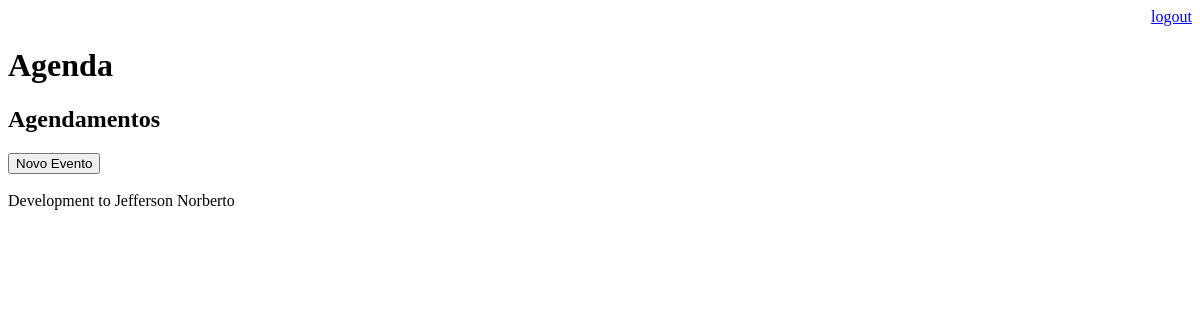
/agenda/ (signed in), run on an earlier commit of the app's database.
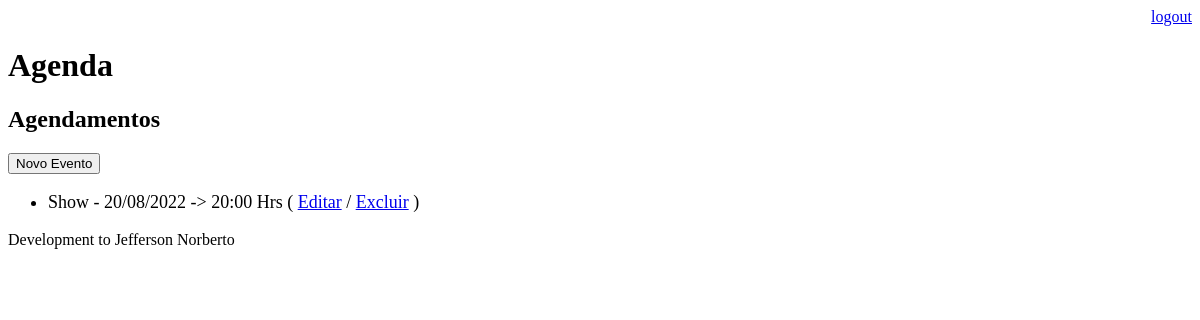
And on a later commit of the database.
### core/models.py (models this page shows, shortened)
class Event(models.Model):
    title = models.CharField(max_length=180)
    description = models.TextField(blank=True, null=True)
    event_date = models.DateTimeField()
    create_date = models.DateTimeField(auto_now=True)
    local = models.CharField(max_length=180)
    user = models.ForeignKey(User, on_delete=models.CASCADE)
    class Meta:
        db_table = 'event'
        verbose_name = 'Event'
        verbose_name_plural = 'Events'
    def get_event_date(self):
        return self.event_date.strftime('%d/%m/%Y -> %H:%M Hrs')
    def get_later_event(self):
        if self.event_date < datetime.now():
            return True
        return False

### core/views.py (the view)
# urls.py: path("agenda/", views.list_events),
@login_required(login_url='/login/')
def list_events(request):
    user = request.user
    today = datetime.now() - timedelta(hours=1)
    event = Event.objects.filter(user=user, event_date__gt=today)
    data = {'eventos': event}
    return render(request, 'agenda.html', data)

### templates/agenda.html (shortened to what this page needs)
{% extends "model-page.html" %}
{% block content %}
    <h2>Agendamentos</h2>
    <a href="evento/">
        <button type="button" >Novo Evento</button>
    </a>
    <ul style="font-size: 18px">
        {% for event in eventos %}
            <div style=>
                <li>{{event.title}} - {{event.get_event_date}}
                    ( <a href="evento/?id={{ event.id }}">Editar</a>
                    / <a href="evento/delete/{{ event.id }}/">Excluir</a> )
                </li>
            </div>
        {% endfor %}
    </ul>
{% endblock %}

### templates/model-page.html
<!DOCTYPE html>
<html lang="en">
<head>
    {% include "model-header.html" %}
</head>
<body>
    {% block content %} {% endblock %}
    {% include "model-footer.html" %}
</body>
</html>

### templates/model-header.html (shortened to what this page needs)
<div align="right">
    <a href="/logout/">logout</a>
</div>
<h1>Agenda</h1>

### templates/model-footer.html
<p>Development to Jefferson Norberto</p>

What changed in the data, as far as the page shows it:
added Event: title "Show", get_event_date "20/08/2022 -> 20:00 Hrs"
